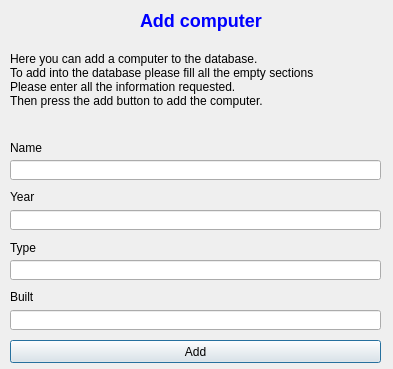
<?xml version="1.0" encoding="UTF-8"?>
<ui version="4.0">
 <class>addcomputer</class>
 <widget class="QDialog" name="addcomputer">
  <property name="geometry">
   <rect>
    <x>0</x>
    <y>0</y>
    <width>393</width>
    <height>369</height>
   </rect>
  </property>
  <property name="windowTitle">
   <string>Dialog</string>
  </property>
  <widget class="QLabel" name="label">
   <property name="geometry">
    <rect>
     <x>140</x>
     <y>10</y>
     <width>191</width>
     <height>21</height>
    </rect>
   </property>
   <property name="text">
    <string>&lt;html&gt;&lt;head/&gt;&lt;body&gt;&lt;p&gt;&lt;span style=&quot; font-size:x-large; font-weight:600; color:#0000ff;&quot;&gt;Add computer&lt;/span&gt;&lt;/p&gt;&lt;/body&gt;&lt;/html&gt;</string>
   </property>
  </widget>
  <widget class="QLabel" name="label_2">
   <property name="geometry">
    <rect>
     <x>10</x>
     <y>140</y>
     <width>171</width>
     <height>16</height>
    </rect>
   </property>
   <property name="text">
    <string>Name</string>
   </property>
  </widget>
  <widget class="QLineEdit" name="input_name">
   <property name="geometry">
    <rect>
     <x>10</x>
     <y>160</y>
     <width>371</width>
     <height>20</height>
    </rect>
   </property>
  </widget>
  <widget class="QLabel" name="label_3">
   <property name="geometry">
    <rect>
     <x>10</x>
     <y>190</y>
     <width>47</width>
     <height>13</height>
    </rect>
   </property>
   <property name="text">
    <string>Year</string>
   </property>
  </widget>
  <widget class="QLineEdit" name="input_year">
   <property name="geometry">
    <rect>
     <x>10</x>
     <y>210</y>
     <width>371</width>
     <height>20</height>
    </rect>
   </property>
  </widget>
  <widget class="QLabel" name="label_4">
   <property name="geometry">
    <rect>
     <x>10</x>
     <y>240</y>
     <width>91</width>
     <height>16</height>
    </rect>
   </property>
   <property name="text">
    <string>Type</string>
   </property>
  </widget>
  <widget class="QLineEdit" name="input_type">
   <property name="geometry">
    <rect>
     <x>10</x>
     <y>260</y>
     <width>371</width>
     <height>20</height>
    </rect>
   </property>
  </widget>
  <widget class="QLabel" name="label_5">
   <property name="geometry">
    <rect>
     <x>10</x>
     <y>290</y>
     <width>47</width>
     <height>13</height>
    </rect>
   </property>
   <property name="text">
    <string>Built</string>
   </property>
  </widget>
  <widget class="QLineEdit" name="input_wasbuilt">
   <property name="geometry">
    <rect>
     <x>10</x>
     <y>310</y>
     <width>371</width>
     <height>20</height>
    </rect>
   </property>
  </widget>
  <widget class="QPushButton" name="pushButton">
   <property name="geometry">
    <rect>
     <x>10</x>
     <y>340</y>
     <width>371</width>
     <height>23</height>
    </rect>
   </property>
   <property name="text">
    <string>Add</string>
   </property>
  </widget>
  <widget class="QLabel" name="error_name">
   <property name="geometry">
    <rect>
     <x>206</x>
     <y>40</y>
     <width>171</width>
     <height>20</height>
    </rect>
   </property>
   <property name="text">
    <string/>
   </property>
  </widget>
  <widget class="QLabel" name="error_year">
   <property name="geometry">
    <rect>
     <x>200</x>
     <y>90</y>
     <width>181</width>
     <height>16</height>
    </rect>
   </property>
   <property name="text">
    <string/>
   </property>
  </widget>
  <widget class="QLabel" name="error_type">
   <property name="geometry">
    <rect>
     <x>200</x>
     <y>140</y>
     <width>181</width>
     <height>16</height>
    </rect>
   </property>
   <property name="text">
    <string/>
   </property>
  </widget>
  <widget class="QLabel" name="error_built">
   <property name="geometry">
    <rect>
     <x>200</x>
     <y>190</y>
     <width>181</width>
     <height>16</height>
    </rect>
   </property>
   <property name="text">
    <string/>
   </property>
  </widget>
  <widget class="QLabel" name="label_6">
   <property name="geometry">
    <rect>
     <x>10</x>
     <y>40</y>
     <width>351</width>
     <height>81</height>
    </rect>
   </property>
   <property name="text">
    <string>&lt;html&gt;&lt;head/&gt;&lt;body&gt;&lt;p&gt;Here you can add a computer to the database.&lt;br/&gt;To add into the database please fill all the empty sections &lt;br/&gt;Please enter all the information requested.&lt;br/&gt;Then press the add button to add the computer.&lt;/p&gt;&lt;/body&gt;&lt;/html&gt;</string>
   </property>
  </widget>
 </widget>
 <resources/>
 <connections/>
</ui>
